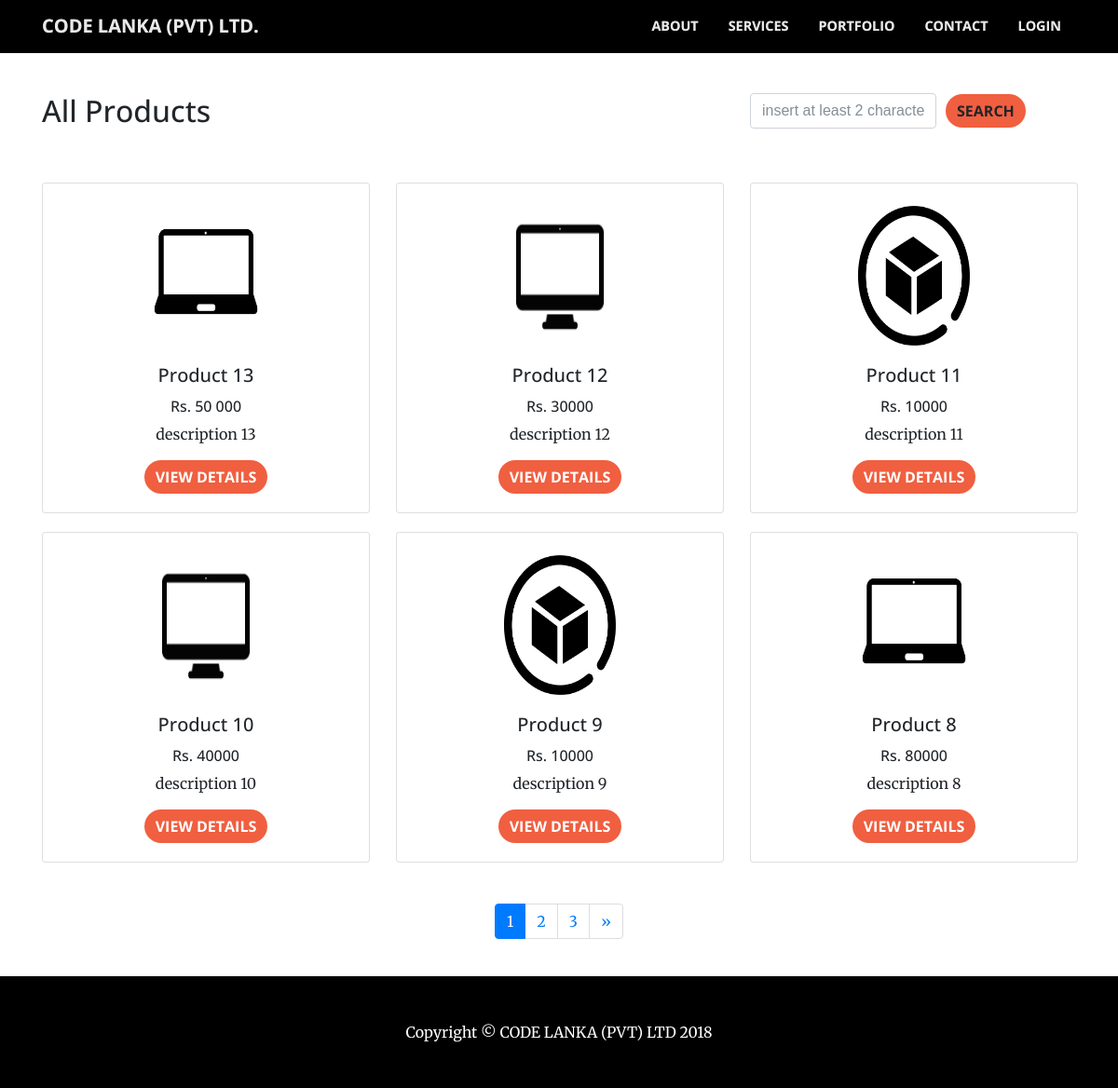
Page /index.php/products/browse on the earlier database version.
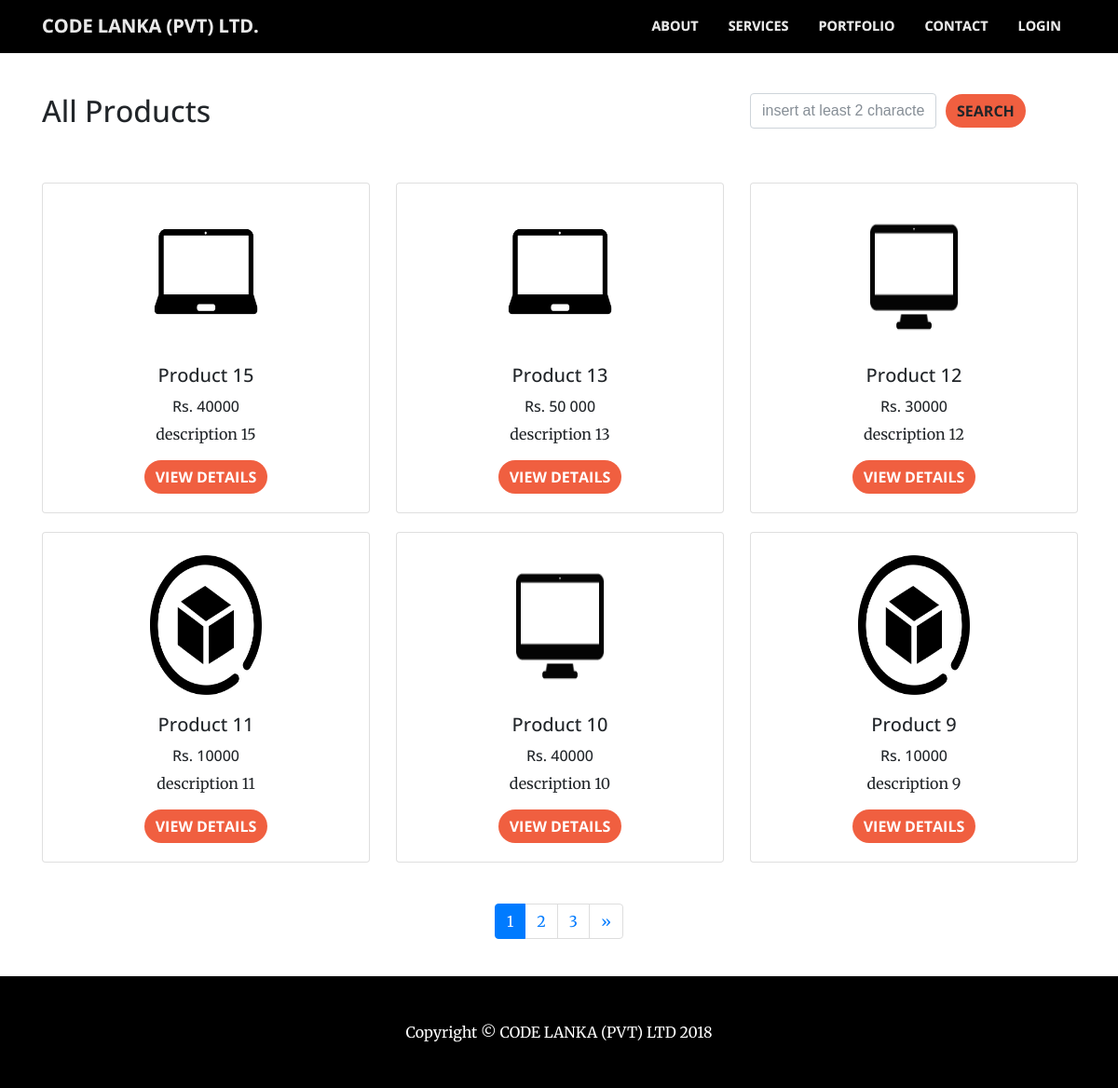
Same page on the later database version.
### tables this page shows
CREATE TABLE `products` (
  `product_id` int(11) NOT NULL,
  `product_name` varchar(50) NOT NULL,
  `description` varchar(1000) NOT NULL,
  `product_price` varchar(20) NOT NULL,
  `image` varchar(100) NOT NULL
);

### index.php (called while the page is built, shortened)
<?php
require_once BASEPATH.'core/CodeIgniter.php';

### application/models/Products_model.php (called while the page is built, shortened)
<?php if ( ! defined('BASEPATH')) exit('No direct script access allowed');
class Products_model extends CI_Model {
	public function products_pagination($limit, $start)
	{
        $this->db->select('*');
        $this->db->from('products');
        $this->db->order_by('product_id','DESC');
        $this->db->limit($limit, $start);
        $query = $this->db->get();
        return $result = $query->result();
	}
}

### application/views/products.php (the view, shortened to what this page needs)
<?php if ($this->session->userdata('loggedin')) {
  include 'includes/loggedin_header.php';
}
else{
   include 'includes/header.php';
}
?>
<div class="container" style="margin-top: 100px;min-height: 800px;">
	<div class="row">
		<div class="col-lg-8"><h2 id="card-head">All Products</h2></div><br><br><br>
		<div class="col-lg-4">
			 <form method="POST" class="form-inline">
				<input style="width: 200px;font-family: 'Oswald', sans-serif;margin-right: 10px;" id="searchBox" type="text" placeholder="insert at least 2 characters" name="searchBox" class="form-control" style="margin-right: 60px;">
				<a name="search_btn" id="search_btn" data-toggle="modal" data-target="#productModal" class="btn btn-primary">search</a>
			 </form>
        </div>
	</div><br>
	<div class="row">
		<?php foreach ($product_items as $item) : ?>
			<div class="col-lg-4">
				<div class="card" style="width: 22rem; margin-bottom: 20px;"><br>
				  <center><img class="card-img-top" style="width: 120px;height: 150px;" src="<?php echo base_url() ?>/assets/img/products/<?php echo $item->image?>" alt="Card image cap"></center>
				  <div class="card-body">
				    <h5 class="card-title text-center"><?php echo $item->product_name?></h5>
				    <h6 class="text-center">Rs. <?php echo $item->product_price?></h6>
				    <p class="card-text text-center"><?php echo $item->description?></p>
				    <center><a href="<?php echo base_url() ?>Products/product/<?php echo $item->product_id?>" class="btn btn-primary">View Details</a></center>
				  </div>
				</div>
			</div>
		<?php endforeach; ?>
	</div>
	<br>
	<div class="row">
		<nav aria-label="Page navigation example" style="margin: auto;">
		    <ul class="pagination">
		    	<?php echo $link; ?>
		    </ul>
		</nav>
	</div>
	<br>
</div>

### application/views/includes/inner_header.php (shortened to what this page needs)
<!DOCTYPE html>
<html lang="en">
  <head>
    <link href="<?php echo base_url() ?>assets/vendor/bootstrap/css/bootstrap.min.css" rel="stylesheet">
    <link href="<?php echo base_url() ?>assets/vendor/font-awesome/css/font-awesome.min.css" rel="stylesheet" type="text/css">
    <link href="<?php echo base_url() ?>assets/vendor/magnific-popup/magnific-popup.css" rel="stylesheet">
    <link href="<?php echo base_url() ?>assets/css/creative.css" rel="stylesheet">
  </head>
  <body id="page-top">
    <nav class="navbar navbar-expand-lg navbar-light fixed-top" id="mainNav" style="background-color: black;">
      <div class="container">
        <a class="navbar-brand" href="<?php echo base_url() ?>">CODE LANKA (Pvt) Ltd.</a>
        <div class="collapse navbar-collapse" id="navbarResponsive">
          <ul class="navbar-nav ml-auto">
            <li class="nav-item">
              <a class="nav-link js-scroll-trigger" href="<?php echo base_url() ?>#about">About</a>
            </li>
            <li class="nav-item">
              <a class="nav-link js-scroll-trigger" href="<?php echo base_url() ?>#services">Services</a>
            </li>
            <li class="nav-item">
              <a class="nav-link js-scroll-trigger" href="<?php echo base_url() ?>#portfolio">Portfolio</a>
            </li>
            <li class="nav-item">
              <a class="nav-link js-scroll-trigger" href="<?php echo base_url() ?>#contact">Contact</a>
            </li>
            <li class="nav-item">
              <a class="nav-link" href="<?php echo base_url()?>Login">Login</a>
            </li>
          </ul>
        </div>
      </div>
    </nav>

### application/controllers/Products.php (shortened to what this page needs)
<?php
class Products extends CI_Controller {
	public function __construct()
	{
		$this->load->model('Products_model');
	}
	public function browse()
	{
        $this->load->library('pagination');
        $this->load->view('includes/inner_header');
        $config['base_url'] = 'http://localhost/Projects/CodeLanka/Products/browse';
        $config['total_rows'] = $this->Products_model->get_product_count();
        $config['per_page'] = 6;
        $config['uri_segment'] = 3;
		$config['attributes'] = array('class' => 'page-link');
		$config['first_link'] = 'First';
		$config['last_link'] = 'Last';
		$config['first_tag_open'] = '<li class="page-item">';
		$config['first_tag_close'] = '</li>';
		$config['prev_link'] = '&laquo';
		$config['prev_tag_open'] = '<li class="prev">';
		$config['prev_tag_close'] = '</li>';
		$config['next_link'] = '&raquo';
		$config['next_tag_open'] = '<li class="page-item">';
		$config['next_tag_close'] = '</li>';
		$config['last_tag_open'] = '<li class="page-item">';
		$config['last_tag_close'] = '</li>';
		$config['cur_tag_open'] = '<li class="page-item active"><a href="#" class="page-link">';
		$config['cur_tag_close'] = '<span class="sr-only">(current)</span></a></li>';
		$config['num_tag_open'] = '<li class="page-item">';
		$config['num_tag_close'] = '</li>';
        $page = ($this->uri->segment(3)) ? $this->uri->segment(3) : 0;
        $this->pagination->initialize($config);
        $data['link'] = $this->pagination->create_links();
        $data['product_items'] = $this->Products_model->products_pagination($config['per_page'], $page);
		$this->load->view('products', $data);
		$this->load->view('includes/footer');
	}
}

### application/views/includes/header.php (shortened to what this page needs)
<!DOCTYPE html>
<html lang="en">
  <head>
    <link href="<?php echo base_url() ?>assets/vendor/bootstrap/css/bootstrap.min.css" rel="stylesheet">
    <link href="<?php echo base_url() ?>assets/vendor/font-awesome/css/font-awesome.min.css" rel="stylesheet" type="text/css">
    <link href="<?php echo base_url() ?>assets/vendor/magnific-popup/magnific-popup.css" rel="stylesheet">
    <link href="<?php echo base_url() ?>assets/css/creative.css" rel="stylesheet">
  </head>
  <body id="page-top">
    <nav class="navbar navbar-expand-lg navbar-light fixed-top" id="mainNav">
      <div class="container">
        <a class="navbar-brand js-scroll-trigger" href="#page-top">CODE LANKA (Pvt) Ltd.</a>
        <div class="collapse navbar-collapse" id="navbarResponsive">
          <ul class="navbar-nav ml-auto">
            <li class="nav-item">
              <a class="nav-link js-scroll-trigger" href="#about">About</a>
            </li>
            <li class="nav-item">
              <a class="nav-link js-scroll-trigger" href="#services">Services</a>
            </li>
            <li class="nav-item">
              <a class="nav-link js-scroll-trigger" href="#portfolio">Portfolio</a>
            </li>
            <li class="nav-item">
              <a class="nav-link js-scroll-trigger" href="#contact">Contact</a>
            </li>
            <li class="nav-item">
              <a class="nav-link" href="<?php echo base_url()?>Login">Login</a>
            </li>
          </ul>
        </div>
      </div>
    </nav>

### application/views/includes/footer.php (shortened to what this page needs)
    <footer class="py-5" style="background-color: black;">
      <div class="container">
        <p class="m-0 text-center text-white">Copyright &copy; CODE LANKA (PVT) LTD 2018</p>
      </div>
    </footer>
  </body>
</html>

### assets/css/creative.css (style rules this page uses)
body, html { width: 100%; height: 100%; }
body { font-family: 'Merriweather', 'Helvetica Neue', Arial, sans-serif; }
a { color: #F05F40; -webkit-transition: all 0.2s; -moz-transition: all 0.2s; transition: all 0.2s; }
h1, h2, h3, h4, h5, h6 { font-family: 'Open Sans', 'Helvetica Neue', Arial, sans-serif; }
body { -webkit-tap-highlight-color: #212529; }
#mainNav { border-bottom: 1px solid rgba(33, 37, 41, 0.1); background-color: #fff; font-family: 'Open Sans', 'Helvetica Neue', Arial, sans-serif; -webkit-transition: all 0.2s; -moz-transition: all 0.2s; transition: all 0.2s; }
#mainNav .navbar-brand { font-weight: 700; text-transform: uppercase; color: #F05F40; font-family: 'Open Sans', 'Helvetica Neue', Arial, sans-serif; }
#mainNav .navbar-nav > li.nav-item > a.nav-link, #mainNav .navbar-nav > li.nav-item > a.nav-link:focus { font-size: .9rem; font-weight: 700; text-transform: uppercase; color: #212529; }
@media (min-width: 992px) { #mainNav { border-color: transparent; background-color: transparent; } }
@media (min-width: 992px) { #mainNav .navbar-brand { color: rgba(255, 255, 255, 0.7); } }
@media (min-width: 992px) { #mainNav .navbar-nav > li.nav-item > a.nav-link { padding: 0.5rem 1rem; } }
@media (min-width: 992px) { #mainNav .navbar-nav > li.nav-item > a.nav-link, #mainNav .navbar-nav > li.nav-item > a.nav-link:focus { color: rgba(255, 255, 255, 0.7); } }
.btn { font-weight: 700; text-transform: uppercase; border: none; border-radius: 300px; font-family: 'Open Sans', 'Helvetica Neue', Arial, sans-serif; }
.btn-primary { background-color: #F05F40; border-color: #F05F40; }

Differences in the rows shown:
no longer on this page (row unchanged): products: image (picture), product_name "Product 8", product_price "80000", description "description 8"
added products: image (picture), product_name "Product 15", product_price "40000", description "description 15"
